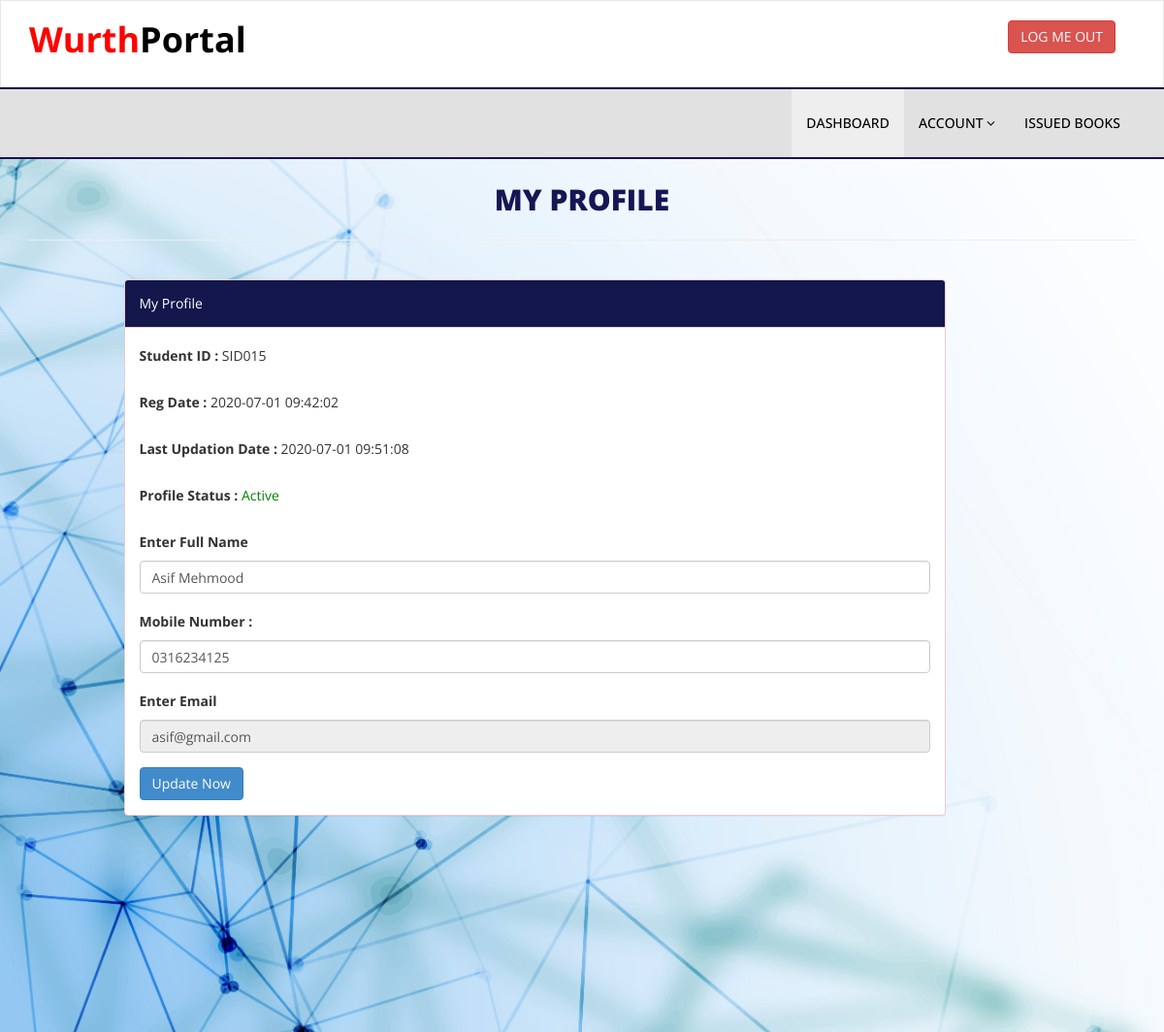
Screenshot of /my-profile.php (signed in) with the database file from the repository.
### tables this page shows
CREATE TABLE `tblstudents` (
  `id` int(11) NOT NULL,
  `StudentId` varchar(100) DEFAULT NULL,
  `FullName` varchar(120) DEFAULT NULL,
  `EmailId` varchar(120) DEFAULT NULL,
  `MobileNumber` char(11) DEFAULT NULL,
  `Password` varchar(120) DEFAULT NULL,
  `Status` int(1) DEFAULT NULL,
  `RegDate` timestamp NULL DEFAULT current_timestamp(),
  `UpdationDate` timestamp NULL DEFAULT NULL ON UPDATE current_timestamp()
);

### my-profile.php (the view, shortened to what this page needs)
<?php
include('includes/config.php');
if(strlen($_SESSION['login'])==0)
    {
header('location:index.php');
}
else{
?>
<!DOCTYPE html>
<html xmlns="http://www.w3.org/1999/xhtml">
<head>
    <link href="assets/css/bootstrap.css" rel="stylesheet" />
    <link href="assets/css/font-awesome.css" rel="stylesheet" />
    <link href="assets/css/style.css" rel="stylesheet" />
</head>
<body>
<?php include('includes/header.php');?>
    <div class="content-wrapper">
         <div class="container">
        <div class="row pad-botm">
            <div class="col-md-12">
                <h4 class="header-line">My Profile</h4>
                            </div>
        </div>
             <div class="row">
<div class="col-md-9 col-md-offset-1">
               <div class="panel panel-danger">
                        <div class="panel-heading">
                           My Profile
                        </div>
                        <div class="panel-body">
                            <form name="signup" method="post">
<?php
$sid=$_SESSION['stdid'];
$sql="SELECT StudentId,FullName,EmailId,MobileNumber,RegDate,UpdationDate,Status from  tblstudents  where StudentId=:sid ";
$query = $dbh -> prepare($sql);
$query-> bindParam(':sid', $sid, PDO::PARAM_STR);
$query->execute();
$results=$query->fetchAll(PDO::FETCH_OBJ);
if($query->rowCount() > 0)
{
foreach($results as $result)
{               ?>
<div class="form-group">
<label>Student ID : </label>
<?php echo htmlentities($result->StudentId);?>
</div>
<div class="form-group">
<label>Reg Date : </label>
<?php echo htmlentities($result->RegDate);?>
</div>
<?php if($result->UpdationDate!=""){?>
<div class="form-group">
<label>Last Updation Date : </label>
<?php echo htmlentities($result->UpdationDate);?>
</div>
<?php } ?>
<div class="form-group">
<label>Profile Status : </label>
<?php if($result->Status==1){?>
<span style="color: green">Active</span>
<?php } else { ?>
<span style="color: red">Blocked</span>
<?php }?>
</div>
<div class="form-group">
<label>Enter Full Name</label>
<input class="form-control" type="text" name="fullanme" value="<?php echo htmlentities($result->FullName);?>" autocomplete="off" required />
</div>
<div class="form-group">
<label>Mobile Number :</label>
<input class="form-control" type="text" name="mobileno" maxlength="10" value="<?php echo htmlentities($result->MobileNumber);?>" autocomplete="off" required />
</div>
<div class="form-group">
<label>Enter Email</label>
<input class="form-control" type="email" name="email" id="emailid" value="<?php echo htmlentities($result->EmailId);?>"  autocomplete="off" required readonly />
</div>
<?php }} ?>
<button type="submit" name="update" class="btn btn-primary" id="submit">Update Now </button>
                                    </form>
                            </div>
                        </div>
                            </div>
        </div>
    </div>
    </div>
</body>
</html>
<?php } ?>

### assets/css/style.css (style rules this page uses)
.content-wrapper { padding-top: 15px; min-height:900px; padding-bottom:90px; background-image: url(../img/bgimage.jpg); background-repeat: no-repeat; background-size: cover; }
.header-line { font-weight:900; text-align: center; font-size:30px ; color: rgb(22, 22, 85); padding-bottom:25px; border-bottom:1px solid #eeeeee; text-transform:uppercase; }
.pad-botm { padding-bottom:30px; }

### rows the page displays
tblstudents: StudentId "SID015", RegDate "2020-07-01 09:42:02", UpdationDate "2020-07-01 09:51:08", Status "Active", fullanme "Asif Mehmood", mobileno "0316234125", email "asif@gmail.com"
